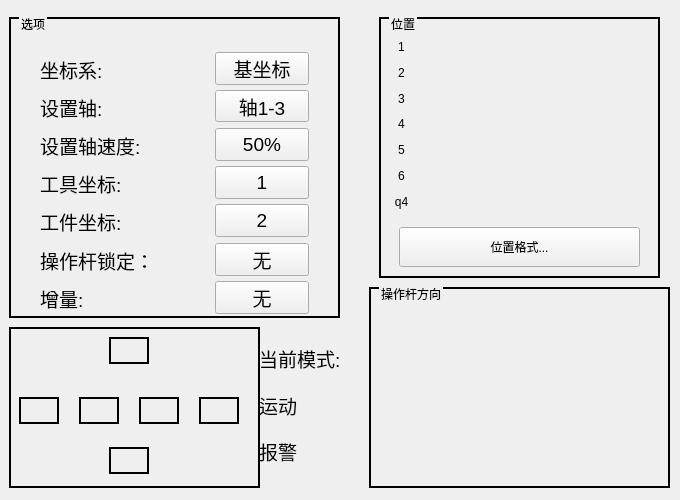
<?xml version="1.0" encoding="UTF-8"?>
<ui version="4.0">
 <class>roposition</class>
 <widget class="QWidget" name="roposition">
  <property name="geometry">
   <rect>
    <x>0</x>
    <y>0</y>
    <width>680</width>
    <height>500</height>
   </rect>
  </property>
  <property name="font">
   <font>
    <family>Ubuntu</family>
   </font>
  </property>
  <property name="windowTitle">
   <string>Form</string>
  </property>
  <property name="styleSheet">
   <string notr="true"/>
  </property>
  <widget class="QWidget" name="widget_show_option" native="true">
   <property name="geometry">
    <rect>
     <x>0</x>
     <y>0</y>
     <width>680</width>
     <height>500</height>
    </rect>
   </property>
   <widget class="QWidget" name="dir_widget" native="true">
    <property name="geometry">
     <rect>
      <x>9</x>
      <y>327</y>
      <width>251</width>
      <height>161</height>
     </rect>
    </property>
    <property name="styleSheet">
     <string notr="true">QWidget{
	border-width:2px;
	border-style:solid;
	border-color:black;
	margin-top:0.5ex;
}</string>
    </property>
    <widget class="QPushButton" name="btn_2_5_up">
     <property name="geometry">
      <rect>
       <x>100</x>
       <y>10</y>
       <width>40</width>
       <height>27</height>
      </rect>
     </property>
     <property name="text">
      <string/>
     </property>
     <property name="icon">
      <iconset resource="../../../resource.qrc">
       <normaloff>:/images/bin/resource/images/dir_up.png</normaloff>:/images/bin/resource/images/dir_up.png</iconset>
     </property>
     <property name="iconSize">
      <size>
       <width>40</width>
       <height>27</height>
      </size>
     </property>
    </widget>
    <widget class="QPushButton" name="btn_1_4_left">
     <property name="geometry">
      <rect>
       <x>10</x>
       <y>70</y>
       <width>40</width>
       <height>27</height>
      </rect>
     </property>
     <property name="text">
      <string/>
     </property>
     <property name="icon">
      <iconset resource="../../../resource.qrc">
       <normaloff>:/images/bin/resource/images/dir_left.png</normaloff>:/images/bin/resource/images/dir_left.png</iconset>
     </property>
     <property name="iconSize">
      <size>
       <width>40</width>
       <height>27</height>
      </size>
     </property>
    </widget>
    <widget class="QPushButton" name="btn_1_4_right">
     <property name="geometry">
      <rect>
       <x>190</x>
       <y>70</y>
       <width>40</width>
       <height>27</height>
      </rect>
     </property>
     <property name="text">
      <string/>
     </property>
     <property name="icon">
      <iconset resource="../../../resource.qrc">
       <normaloff>:/images/bin/resource/images/dir_right.png</normaloff>:/images/bin/resource/images/dir_right.png</iconset>
     </property>
     <property name="iconSize">
      <size>
       <width>40</width>
       <height>27</height>
      </size>
     </property>
    </widget>
    <widget class="QPushButton" name="btn_2_5_down">
     <property name="geometry">
      <rect>
       <x>100</x>
       <y>120</y>
       <width>40</width>
       <height>27</height>
      </rect>
     </property>
     <property name="text">
      <string/>
     </property>
     <property name="icon">
      <iconset resource="../../../resource.qrc">
       <normaloff>:/images/bin/resource/images/dir_down.png</normaloff>:/images/bin/resource/images/dir_down.png</iconset>
     </property>
     <property name="iconSize">
      <size>
       <width>40</width>
       <height>27</height>
      </size>
     </property>
    </widget>
    <widget class="QPushButton" name="btn_3_6_right">
     <property name="geometry">
      <rect>
       <x>70</x>
       <y>70</y>
       <width>40</width>
       <height>27</height>
      </rect>
     </property>
     <property name="text">
      <string/>
     </property>
     <property name="icon">
      <iconset resource="../../../resource.qrc">
       <normaloff>:/images/bin/resource/images/clockwise.png</normaloff>:/images/bin/resource/images/clockwise.png</iconset>
     </property>
     <property name="iconSize">
      <size>
       <width>40</width>
       <height>27</height>
      </size>
     </property>
    </widget>
    <widget class="QPushButton" name="btn_3_6_left">
     <property name="geometry">
      <rect>
       <x>130</x>
       <y>70</y>
       <width>40</width>
       <height>27</height>
      </rect>
     </property>
     <property name="text">
      <string/>
     </property>
     <property name="icon">
      <iconset resource="../../../resource.qrc">
       <normaloff>:/images/bin/resource/images/counterclockwise.png</normaloff>:/images/bin/resource/images/counterclockwise.png</iconset>
     </property>
     <property name="iconSize">
      <size>
       <width>40</width>
       <height>27</height>
      </size>
     </property>
    </widget>
   </widget>
   <widget class="QGroupBox" name="groupBox_pos">
    <property name="geometry">
     <rect>
      <x>379</x>
      <y>17</y>
      <width>281</width>
      <height>261</height>
     </rect>
    </property>
    <property name="styleSheet">
     <string notr="true">QGroupBox{
	border-width:2px;
	border-style:solid;
	border-color:black;
	margin-top:0.5ex;
}

QGroupBox::title{
	subcontrol-origin:margin;
	subcontrol-position:top left;
	left:10px;
	margin-left:0px;
	padding:0.1px;
}</string>
    </property>
    <property name="title">
     <string>位置</string>
    </property>
    <widget class="QLabel" name="label_1_x_data">
     <property name="geometry">
      <rect>
       <x>100</x>
       <y>21</y>
       <width>100</width>
       <height>17</height>
      </rect>
     </property>
     <property name="text">
      <string/>
     </property>
    </widget>
    <widget class="QLabel" name="label_3_z_data">
     <property name="geometry">
      <rect>
       <x>100</x>
       <y>73</y>
       <width>100</width>
       <height>17</height>
      </rect>
     </property>
     <property name="text">
      <string/>
     </property>
    </widget>
    <widget class="QLabel" name="label_6_q3_data">
     <property name="geometry">
      <rect>
       <x>100</x>
       <y>150</y>
       <width>100</width>
       <height>17</height>
      </rect>
     </property>
     <property name="text">
      <string/>
     </property>
    </widget>
    <widget class="QLabel" name="label_2_y_data">
     <property name="geometry">
      <rect>
       <x>100</x>
       <y>47</y>
       <width>100</width>
       <height>17</height>
      </rect>
     </property>
     <property name="text">
      <string/>
     </property>
    </widget>
    <widget class="QLabel" name="label_4_q1_data">
     <property name="geometry">
      <rect>
       <x>100</x>
       <y>98</y>
       <width>100</width>
       <height>17</height>
      </rect>
     </property>
     <property name="text">
      <string/>
     </property>
    </widget>
    <widget class="QLabel" name="label_5_q2_data">
     <property name="geometry">
      <rect>
       <x>100</x>
       <y>124</y>
       <width>100</width>
       <height>17</height>
      </rect>
     </property>
     <property name="text">
      <string/>
     </property>
    </widget>
    <widget class="QLabel" name="label_1_x">
     <property name="geometry">
      <rect>
       <x>10</x>
       <y>21</y>
       <width>25</width>
       <height>17</height>
      </rect>
     </property>
     <property name="text">
      <string>1</string>
     </property>
     <property name="alignment">
      <set>Qt::AlignCenter</set>
     </property>
    </widget>
    <widget class="QLabel" name="label_2_y">
     <property name="geometry">
      <rect>
       <x>10</x>
       <y>47</y>
       <width>25</width>
       <height>17</height>
      </rect>
     </property>
     <property name="text">
      <string>2</string>
     </property>
     <property name="alignment">
      <set>Qt::AlignCenter</set>
     </property>
    </widget>
    <widget class="QLabel" name="label_3_z">
     <property name="geometry">
      <rect>
       <x>10</x>
       <y>73</y>
       <width>25</width>
       <height>17</height>
      </rect>
     </property>
     <property name="text">
      <string>3</string>
     </property>
     <property name="alignment">
      <set>Qt::AlignCenter</set>
     </property>
    </widget>
    <widget class="QLabel" name="label_5_q2">
     <property name="geometry">
      <rect>
       <x>10</x>
       <y>124</y>
       <width>25</width>
       <height>17</height>
      </rect>
     </property>
     <property name="text">
      <string>5</string>
     </property>
     <property name="alignment">
      <set>Qt::AlignCenter</set>
     </property>
    </widget>
    <widget class="QLabel" name="label_4_q1">
     <property name="geometry">
      <rect>
       <x>10</x>
       <y>98</y>
       <width>25</width>
       <height>17</height>
      </rect>
     </property>
     <property name="text">
      <string>4</string>
     </property>
     <property name="alignment">
      <set>Qt::AlignCenter</set>
     </property>
    </widget>
    <widget class="QLabel" name="label_6_q3">
     <property name="geometry">
      <rect>
       <x>10</x>
       <y>150</y>
       <width>25</width>
       <height>17</height>
      </rect>
     </property>
     <property name="text">
      <string>6</string>
     </property>
     <property name="alignment">
      <set>Qt::AlignCenter</set>
     </property>
    </widget>
    <widget class="QPushButton" name="pushButton_form">
     <property name="geometry">
      <rect>
       <x>20</x>
       <y>210</y>
       <width>241</width>
       <height>40</height>
      </rect>
     </property>
     <property name="text">
      <string>位置格式...</string>
     </property>
    </widget>
    <widget class="QLabel" name="label_7_q4_data">
     <property name="geometry">
      <rect>
       <x>100</x>
       <y>176</y>
       <width>100</width>
       <height>17</height>
      </rect>
     </property>
     <property name="text">
      <string/>
     </property>
    </widget>
    <widget class="QLabel" name="label_7_q4">
     <property name="geometry">
      <rect>
       <x>10</x>
       <y>176</y>
       <width>25</width>
       <height>17</height>
      </rect>
     </property>
     <property name="text">
      <string>q4</string>
     </property>
     <property name="alignment">
      <set>Qt::AlignCenter</set>
     </property>
    </widget>
    <widget class="QLabel" name="label_7_q4_unit">
     <property name="geometry">
      <rect>
       <x>200</x>
       <y>176</y>
       <width>30</width>
       <height>17</height>
      </rect>
     </property>
     <property name="text">
      <string/>
     </property>
     <property name="alignment">
      <set>Qt::AlignCenter</set>
     </property>
    </widget>
    <widget class="QLabel" name="label_4_q1_unit">
     <property name="geometry">
      <rect>
       <x>200</x>
       <y>98</y>
       <width>30</width>
       <height>17</height>
      </rect>
     </property>
     <property name="text">
      <string/>
     </property>
     <property name="alignment">
      <set>Qt::AlignCenter</set>
     </property>
    </widget>
    <widget class="QLabel" name="label_6_q3_unit">
     <property name="geometry">
      <rect>
       <x>200</x>
       <y>150</y>
       <width>30</width>
       <height>17</height>
      </rect>
     </property>
     <property name="text">
      <string/>
     </property>
     <property name="alignment">
      <set>Qt::AlignCenter</set>
     </property>
    </widget>
    <widget class="QLabel" name="label_2_y_unit">
     <property name="geometry">
      <rect>
       <x>200</x>
       <y>47</y>
       <width>30</width>
       <height>17</height>
      </rect>
     </property>
     <property name="text">
      <string/>
     </property>
     <property name="alignment">
      <set>Qt::AlignCenter</set>
     </property>
    </widget>
    <widget class="QLabel" name="label_5_q2_unit">
     <property name="geometry">
      <rect>
       <x>200</x>
       <y>124</y>
       <width>30</width>
       <height>17</height>
      </rect>
     </property>
     <property name="text">
      <string/>
     </property>
     <property name="alignment">
      <set>Qt::AlignCenter</set>
     </property>
    </widget>
    <widget class="QLabel" name="label_3_z_unit">
     <property name="geometry">
      <rect>
       <x>200</x>
       <y>73</y>
       <width>30</width>
       <height>17</height>
      </rect>
     </property>
     <property name="text">
      <string/>
     </property>
     <property name="alignment">
      <set>Qt::AlignCenter</set>
     </property>
    </widget>
    <widget class="QLabel" name="label_1_x_unit">
     <property name="geometry">
      <rect>
       <x>200</x>
       <y>21</y>
       <width>30</width>
       <height>17</height>
      </rect>
     </property>
     <property name="text">
      <string/>
     </property>
     <property name="alignment">
      <set>Qt::AlignCenter</set>
     </property>
    </widget>
   </widget>
   <widget class="QLabel" name="label_13">
    <property name="geometry">
     <rect>
      <x>259</x>
      <y>394</y>
      <width>100</width>
      <height>23</height>
     </rect>
    </property>
    <property name="font">
     <font>
      <pointsize>14</pointsize>
     </font>
    </property>
    <property name="text">
     <string>运动</string>
    </property>
   </widget>
   <widget class="QGroupBox" name="groupBox_option">
    <property name="geometry">
     <rect>
      <x>9</x>
      <y>17</y>
      <width>331</width>
      <height>301</height>
     </rect>
    </property>
    <property name="styleSheet">
     <string notr="true">QGroupBox{
	border-width:2px;
	border-style:solid;
	border-color:black;
	margin-top:0.5ex;
}

QGroupBox::title{
	subcontrol-origin:margin;
	subcontrol-position:top left;
	left:10px;
	margin-left:0px;
	padding:0.1px;
}</string>
    </property>
    <property name="title">
     <string>选项</string>
    </property>
    <widget class="QPushButton" name="btn_1_coord">
     <property name="geometry">
      <rect>
       <x>206</x>
       <y>35</y>
       <width>94</width>
       <height>33</height>
      </rect>
     </property>
     <property name="font">
      <font>
       <pointsize>14</pointsize>
      </font>
     </property>
     <property name="text">
      <string>基坐标</string>
     </property>
    </widget>
    <widget class="QPushButton" name="btn_2_setaxis">
     <property name="geometry">
      <rect>
       <x>206</x>
       <y>73</y>
       <width>94</width>
       <height>32</height>
      </rect>
     </property>
     <property name="font">
      <font>
       <pointsize>14</pointsize>
      </font>
     </property>
     <property name="text">
      <string>轴1-3</string>
     </property>
    </widget>
    <widget class="QPushButton" name="btn_3_setaxisspeed">
     <property name="geometry">
      <rect>
       <x>206</x>
       <y>111</y>
       <width>94</width>
       <height>33</height>
      </rect>
     </property>
     <property name="font">
      <font>
       <pointsize>14</pointsize>
      </font>
     </property>
     <property name="text">
      <string>50%</string>
     </property>
    </widget>
    <widget class="QPushButton" name="btn_4_tool">
     <property name="geometry">
      <rect>
       <x>206</x>
       <y>149</y>
       <width>94</width>
       <height>33</height>
      </rect>
     </property>
     <property name="font">
      <font>
       <pointsize>14</pointsize>
      </font>
     </property>
     <property name="text">
      <string>1</string>
     </property>
    </widget>
    <widget class="QPushButton" name="btn_5_usr">
     <property name="geometry">
      <rect>
       <x>206</x>
       <y>187</y>
       <width>94</width>
       <height>33</height>
      </rect>
     </property>
     <property name="font">
      <font>
       <pointsize>14</pointsize>
      </font>
     </property>
     <property name="text">
      <string>2</string>
     </property>
    </widget>
    <widget class="QLabel" name="label_3">
     <property name="geometry">
      <rect>
       <x>31</x>
       <y>41</y>
       <width>114</width>
       <height>23</height>
      </rect>
     </property>
     <property name="font">
      <font>
       <pointsize>14</pointsize>
      </font>
     </property>
     <property name="text">
      <string>坐标系:</string>
     </property>
    </widget>
    <widget class="QLabel" name="label_4">
     <property name="geometry">
      <rect>
       <x>31</x>
       <y>232</y>
       <width>114</width>
       <height>23</height>
      </rect>
     </property>
     <property name="font">
      <font>
       <pointsize>14</pointsize>
      </font>
     </property>
     <property name="text">
      <string>操作杆锁定：</string>
     </property>
    </widget>
    <widget class="QLabel" name="label">
     <property name="geometry">
      <rect>
       <x>31</x>
       <y>79</y>
       <width>114</width>
       <height>23</height>
      </rect>
     </property>
     <property name="font">
      <font>
       <pointsize>14</pointsize>
      </font>
     </property>
     <property name="text">
      <string>设置轴:</string>
     </property>
    </widget>
    <widget class="QLabel" name="label_2">
     <property name="geometry">
      <rect>
       <x>31</x>
       <y>117</y>
       <width>114</width>
       <height>23</height>
      </rect>
     </property>
     <property name="font">
      <font>
       <pointsize>14</pointsize>
      </font>
     </property>
     <property name="text">
      <string>设置轴速度:</string>
     </property>
    </widget>
    <widget class="QLabel" name="label_5">
     <property name="geometry">
      <rect>
       <x>31</x>
       <y>270</y>
       <width>114</width>
       <height>23</height>
      </rect>
     </property>
     <property name="font">
      <font>
       <pointsize>14</pointsize>
      </font>
     </property>
     <property name="text">
      <string>增量:</string>
     </property>
    </widget>
    <widget class="QLabel" name="label_7">
     <property name="geometry">
      <rect>
       <x>31</x>
       <y>155</y>
       <width>114</width>
       <height>23</height>
      </rect>
     </property>
     <property name="font">
      <font>
       <pointsize>14</pointsize>
      </font>
     </property>
     <property name="text">
      <string>工具坐标:</string>
     </property>
    </widget>
    <widget class="QLabel" name="label_8">
     <property name="geometry">
      <rect>
       <x>31</x>
       <y>193</y>
       <width>114</width>
       <height>23</height>
      </rect>
     </property>
     <property name="font">
      <font>
       <pointsize>14</pointsize>
      </font>
     </property>
     <property name="text">
      <string>工件坐标:</string>
     </property>
    </widget>
    <widget class="QPushButton" name="btn_6_lock">
     <property name="geometry">
      <rect>
       <x>206</x>
       <y>226</y>
       <width>94</width>
       <height>33</height>
      </rect>
     </property>
     <property name="font">
      <font>
       <pointsize>14</pointsize>
      </font>
     </property>
     <property name="text">
      <string>无</string>
     </property>
    </widget>
    <widget class="QPushButton" name="btn_7_incr">
     <property name="geometry">
      <rect>
       <x>206</x>
       <y>264</y>
       <width>94</width>
       <height>33</height>
      </rect>
     </property>
     <property name="font">
      <font>
       <pointsize>14</pointsize>
      </font>
     </property>
     <property name="text">
      <string>无</string>
     </property>
    </widget>
   </widget>
   <widget class="QLabel" name="label_6">
    <property name="geometry">
     <rect>
      <x>259</x>
      <y>347</y>
      <width>100</width>
      <height>23</height>
     </rect>
    </property>
    <property name="font">
     <font>
      <pointsize>14</pointsize>
     </font>
    </property>
    <property name="text">
     <string>当前模式:</string>
    </property>
   </widget>
   <widget class="QLabel" name="label_14">
    <property name="geometry">
     <rect>
      <x>259</x>
      <y>440</y>
      <width>100</width>
      <height>23</height>
     </rect>
    </property>
    <property name="font">
     <font>
      <pointsize>14</pointsize>
     </font>
    </property>
    <property name="text">
     <string>报警</string>
    </property>
   </widget>
   <widget class="QLabel" name="label_moving">
    <property name="geometry">
     <rect>
      <x>260</x>
      <y>397</y>
      <width>100</width>
      <height>23</height>
     </rect>
    </property>
    <property name="font">
     <font>
      <pointsize>14</pointsize>
     </font>
    </property>
    <property name="text">
     <string/>
    </property>
    <property name="alignment">
     <set>Qt::AlignCenter</set>
    </property>
   </widget>
   <widget class="QGroupBox" name="groupBox_dir">
    <property name="geometry">
     <rect>
      <x>369</x>
      <y>287</y>
      <width>301</width>
      <height>201</height>
     </rect>
    </property>
    <property name="styleSheet">
     <string notr="true">QGroupBox{
	border-width:2px;
	border-style:solid;
	border-color:black;
	margin-top:0.5ex;
}

QGroupBox::title{
	subcontrol-origin:margin;
	subcontrol-position:top left;
	left:10px;
	margin-left:0px;
	padding:0.1px;
}</string>
    </property>
    <property name="title">
     <string>操作杆方向</string>
    </property>
    <widget class="QLabel" name="label_images_1">
     <property name="geometry">
      <rect>
       <x>30</x>
       <y>60</y>
       <width>76</width>
       <height>76</height>
      </rect>
     </property>
     <property name="text">
      <string/>
     </property>
    </widget>
    <widget class="QLabel" name="label_images_2">
     <property name="geometry">
      <rect>
       <x>110</x>
       <y>60</y>
       <width>76</width>
       <height>76</height>
      </rect>
     </property>
     <property name="text">
      <string/>
     </property>
    </widget>
    <widget class="QLabel" name="label_images_3">
     <property name="geometry">
      <rect>
       <x>190</x>
       <y>60</y>
       <width>76</width>
       <height>76</height>
      </rect>
     </property>
     <property name="text">
      <string/>
     </property>
    </widget>
    <widget class="QLabel" name="label_ch_1">
     <property name="geometry">
      <rect>
       <x>30</x>
       <y>140</y>
       <width>76</width>
       <height>30</height>
      </rect>
     </property>
     <property name="font">
      <font>
       <pointsize>14</pointsize>
      </font>
     </property>
     <property name="text">
      <string/>
     </property>
     <property name="alignment">
      <set>Qt::AlignCenter</set>
     </property>
    </widget>
    <widget class="QLabel" name="label_ch_2">
     <property name="geometry">
      <rect>
       <x>110</x>
       <y>140</y>
       <width>76</width>
       <height>30</height>
      </rect>
     </property>
     <property name="font">
      <font>
       <pointsize>14</pointsize>
      </font>
     </property>
     <property name="text">
      <string/>
     </property>
     <property name="alignment">
      <set>Qt::AlignCenter</set>
     </property>
    </widget>
    <widget class="QLabel" name="label_ch_3">
     <property name="geometry">
      <rect>
       <x>190</x>
       <y>140</y>
       <width>76</width>
       <height>30</height>
      </rect>
     </property>
     <property name="font">
      <font>
       <pointsize>14</pointsize>
      </font>
     </property>
     <property name="text">
      <string/>
     </property>
     <property name="alignment">
      <set>Qt::AlignCenter</set>
     </property>
    </widget>
   </widget>
   <widget class="QLabel" name="label_alarm">
    <property name="geometry">
     <rect>
      <x>260</x>
      <y>443</y>
      <width>100</width>
      <height>23</height>
     </rect>
    </property>
    <property name="font">
     <font>
      <pointsize>14</pointsize>
     </font>
    </property>
    <property name="text">
     <string/>
    </property>
    <property name="alignment">
     <set>Qt::AlignCenter</set>
    </property>
   </widget>
   <widget class="QLabel" name="label_model">
    <property name="geometry">
     <rect>
      <x>260</x>
      <y>350</y>
      <width>100</width>
      <height>23</height>
     </rect>
    </property>
    <property name="font">
     <font>
      <pointsize>14</pointsize>
     </font>
    </property>
    <property name="text">
     <string/>
    </property>
    <property name="alignment">
     <set>Qt::AlignCenter</set>
    </property>
   </widget>
  </widget>
 </widget>
 <resources>
  <include location="../../../resource.qrc"/>
 </resources>
 <connections/>
</ui>
